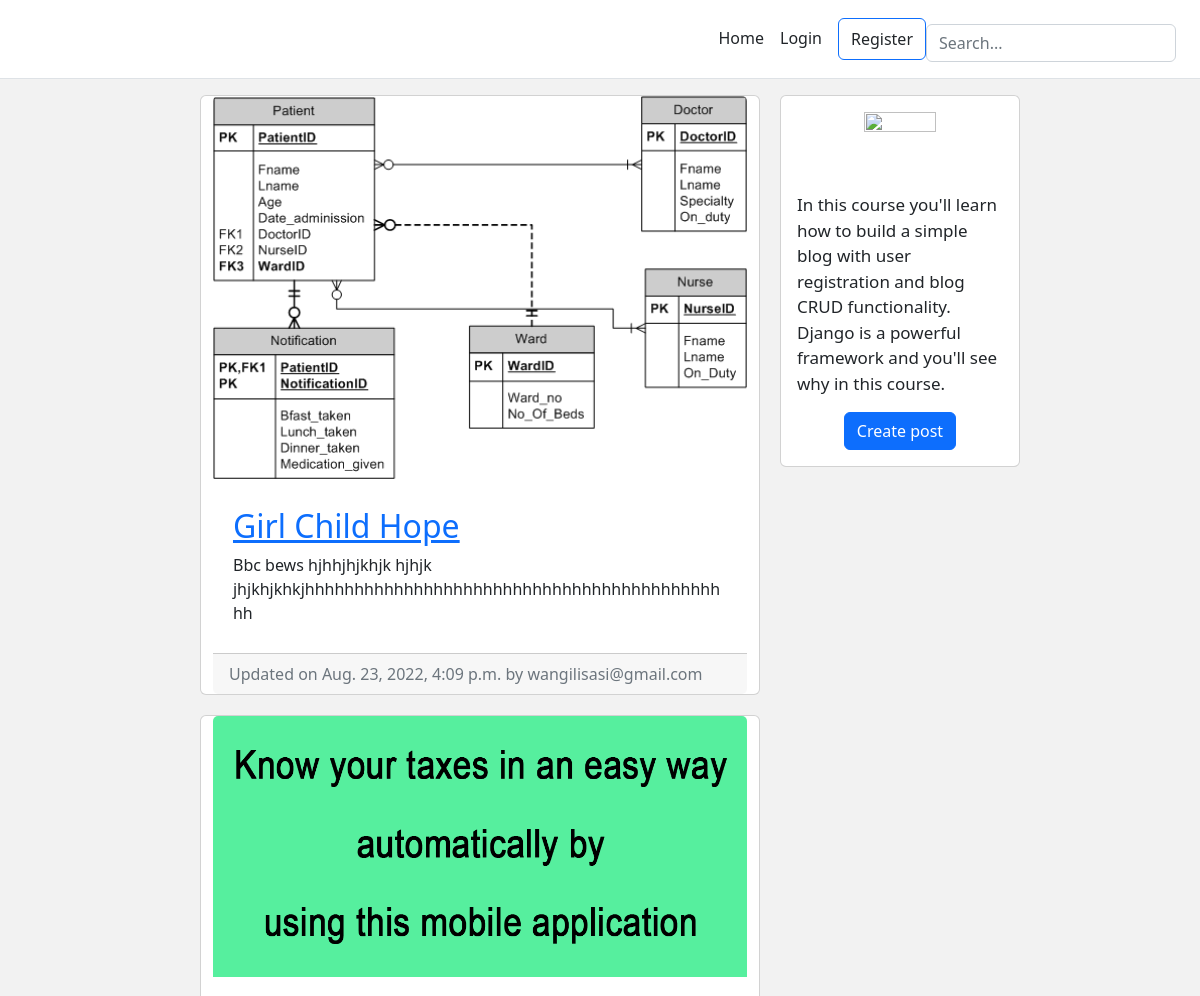
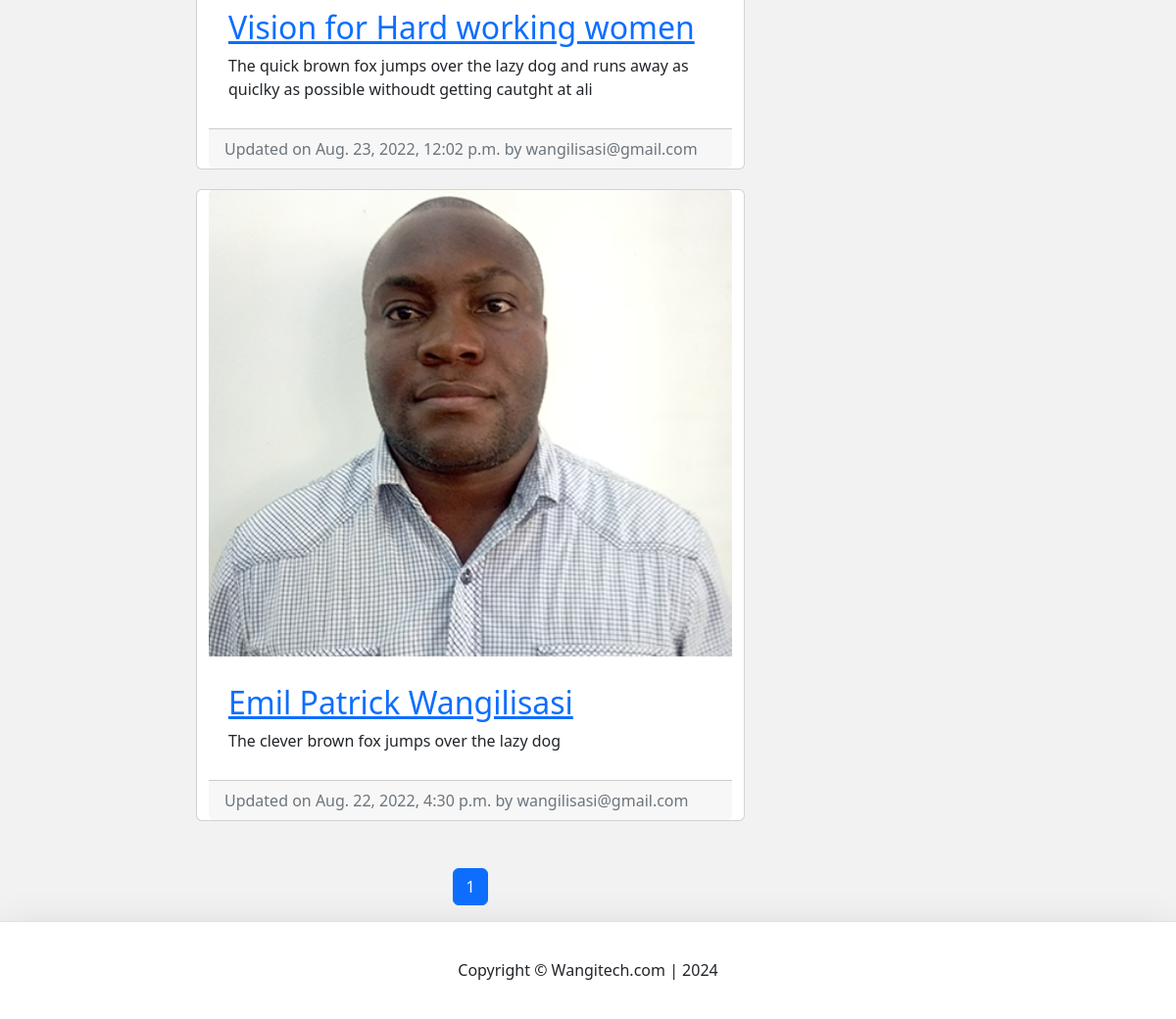
The page / on the database its author committed (2 pictures, top to bottom).
### blog/models.py (models this page shows, shortened)
class BlogPost(models.Model):
    title               =models.CharField(max_length=50, null=False, blank=True)
    body                =models.TextField(max_length=5000, null=False, blank=True)
    image               =models.ImageField(upload_to=upload_location, null=False, blank=True)
    date_published      =models.DateTimeField(auto_now_add=True,verbose_name="date_updated")
    date_updated        =models.DateTimeField(auto_now=True,verbose_name="date_updated")
    author              =models.ForeignKey(settings.AUTH_USER_MODEL,on_delete=models.CASCADE)
    slug                =models.SlugField(blank=True,unique=True)

### account/models.py (models this page shows, shortened)
class Account(AbstractBaseUser):
    email                   = models.EmailField(verbose_name='email',max_length=60,unique=True)
    username                = models.CharField(max_length=30,unique=True)
    date_joined				= models.DateTimeField(verbose_name='date joined', auto_now_add=True)
    last_login				= models.DateTimeField(verbose_name='last login', auto_now=True)
    is_admin		        = models.BooleanField(default=False)
    is_active				= models.BooleanField(default=True)
    is_staff				= models.BooleanField(default=False)
    is_superuser			= models.BooleanField(default=False)
    USERNAME_FIELD='email'
    REQUIRED_FIELDS=['username']
    objects=MyAccountManager()
    def __str__(self):
        return self.email

### personal/views.py (the view)
# urls.py: path('', home_screen_view, name='home'),
def home_screen_view(request):
	context = {}
	query = ""
	query = request.GET.get('q', '')
	context['query'] = str(query)
	print("home_screen_view: " + str(query))
	blog_posts = sorted(get_blog_queryset(query), key=attrgetter('date_updated'), reverse=True)
	page = request.GET.get('page', 1)
	blog_posts_paginator = Paginator(blog_posts, BLOG_POSTS_PER_PAGE)
	try:
		blog_posts = blog_posts_paginator.page(page)
	except PageNotAnInteger:
		blog_posts = blog_posts_paginator.page(BLOG_POSTS_PER_PAGE)
	except EmptyPage:
		blog_posts = blog_posts_paginator.page(blog_posts_paginator.num_pages)
	context['blog_posts'] = blog_posts
	return render(request, "personal/home.html", context)

### blog/views.py (called while the page is built)
def get_blog_queryset(query=None):
    queryset=[]   #Initialize the queyset to an empty list
    queries=query.split(" ")  #exampl if they search python install 2020=>['python','install','2020']
    for q in queries:
        posts=BlogPost.objects.filter(
            Q(title__icontains=q)|Q(body__icontains=q)
        ).distinct()
        for post in posts:
            queryset.append(post)
    return list(set(queryset))  # A set will make sure that its unique

### personal/templates/personal/home.html (shortened to what this page needs)
{% extends 'base.html' %}
{% load static %}
{% block content %}
<div class="container">
	<div class="row">
		<div class="left-column col-lg-7 offset-lg-1">
      {% if blog_posts %}
			  {% for post in blog_posts %}
				  <div class="blog-post-container">
					  {% include 'blog/snippets/blog_post_snippet.html' with blog_post=post %}
				  </div>
			  {% endfor %}
      {% else %}
          <div class="blog-post-container">
            {% include 'blog/snippets/blog_post_snippet.html' with query=query %}
          </div>
      {% endif %}
    {% include 'blog/snippets/blog_post_pagination.html' with blog_posts=blog_posts %}
		</div>
		<div class="right-column col-lg-3 d-lg-flex d-none flex-column">
			<div class="card create-post-bar d-flex flex-column p-3">
				<img class="img-fluid d-block m-auto pb-2" src="{% static 'codingwithmitch_logo.png' %}" width="72" height="72">
				<p class="lead">In this course you'll learn how to build a simple blog with user registration and blog CRUD functionality. Django is a powerful
  					framework and you'll see why in this course.</p>
				<p class="m-auto"><a class="btn btn-primary" href="{% url 'blog:create' %}">Create post</a></p>
			</div>
		</div>
	</div>
</div>
{% endblock content %}

### templates/base.html (shortened to what this page needs)
<!DOCTYPE html>
<html lang="en">
<head>
    {% include 'snippets/header.html' %}
</head>
</head>
<body>
    <div class="main">
        {% block content %}
        {% endblock content %}
    </div>
    {% include 'snippets/footer.html' %}
</body>
</html>

### templates/snippets/header.html (shortened to what this page needs)
<link href="https://cdn.jsdelivr.net/npm/bootstrap@5.2.0/dist/css/bootstrap.min.css" rel="stylesheet">
<div class="d-flex flex-column flex-md-row align-items-center p-3 px-md-4 mb-3 bg-white border-bottom">
    <nav class="d-inline-flex mt-2 mt-md-0 ms-md-auto">
        {% if user.is_authenticated %}
        <a class="me-3 py-2 text-dark text-decoration-none" href="{% url 'home' %}" >Home</a>
        <a class="me-3 py-2 text-dark text-decoration-none" href="{% url 'account' %}">Account</a>
        <a class="me-3 py-2 text-dark text-decoration-none" href="{% url 'logout' %}">Logout</a>
        {% else %}
        <a class="me-3 py-2 text-dark text-decoration-none" href="{% url 'home' %}">Home</a>
        <a class="me-3 py-2 text-dark text-decoration-none" href="{% url 'login' %}">Login</a>
        <a class="btn btn-outline-primary py-2 text-dark text-decoration-none" href="{% url 'register' %}">Register</a>
        {% endif %}
    </nav>
    <div class="search-bar mt-sm-2 mr-2">
      <form onsubmit="return executeQuery();">
        <input type="text" class="form-control" name="q" id="id_q" placeholder="Search...">
      </form>
    </div>
  </div>

### blog/templates/blog/snippets/blog_post_snippet.html (shortened to what this page needs)
{% if blog_post %}
<div class="container">
	<div class="row">
		<div class="card m-auto">
			<a href="{% url 'blog:detail' post.slug %}">
				<img class="card-img-top" src="{{blog_post.image.url}}">
			</a>
			<div class="card-body mt-2 mb-2">
				<a href="{% url 'blog:detail' post.slug %}">
					<h2 class="card-title">{{blog_post.title}}</h2>
				</a>
				<p class="card-text">{{blog_post.body|truncatechars:180}}</p>
			</div>
			<div class="card-footer text-muted">
			  Updated on {{blog_post.date_updated}} by {{blog_post.author}}
			</div>
		</div>
	</div>
</div>
{% endif %}

### blog/templates/blog/snippets/blog_post_pagination.html (shortened to what this page needs)
<div class="d-flex flex-column m-auto pagination mt-5">
    <nav aria-label="Page navigation">
    <ul class="pagination pg-grey justify-content-center">
        {% for i in blog_posts.paginator.page_range %}
            {% if blog_posts.number == i %}
                <li class="page-item active"><a class="page-link">{{ i }}</a></li>
            {% else %}
                <li class="page-item" ><a class="page-link" href="?{% if query %}q={{query}}&{% endif %}page={{ i }}">{{ i }}</a></li>
            {% endif %}
        {% endfor %}
    </ul>
    </nav>
    </div>

### templates/snippets/footer.html (shortened to what this page needs)
<div class="d-flex flex-row align-items-center footer bg-white border-top shadow-lg">
    <p class="m-auto" id="copyright"></p>
</div>

### templates/snippets/header.html (style rules this page uses)
.container { max-width: 960px; }
.search-bar { max-width: 250px; width: 100%; }

### templates/snippets/base_css.html (style rules this page uses)
body { background-color: #f2f2f2; }

### templates/base.html (style rules this page uses)
.main { min-height:100vh; height:100%; }

### personal/templates/personal/home.html (style rules this page uses)
@media (min-width: 768px) { .right-column { margin-left: 20px; } }
.blog-post-container { margin-bottom: 20px; width: 100%; }
.create-post-bar { background-color: #fff; margin-bottom:20px; }
.left-column { padding:0px; }
.right-column { padding:0px; }
.lead { font-size: 17px; }

### blog/templates/blog/snippets/blog_post_snippet.html (style rules this page uses)
.card { max-width: 700px; width: 100%; }
.card-body { padding: 20px; }

### templates/snippets/footer.html (style rules this page uses)
.footer { min-height:100px; }

### rows shown on the page
BlogPost: image (picture), title "Girl Child Hope", body "Bbc bews hjhhjhjkhjk hjhjk jhjkhjkhkjhhhhhhhhhhhhhhhhhhhhhhhhhhhhhhhhhhhhhhhhhhhh", date_updated "Aug. 23, 2022, 4:09 p.m.", author "wangilisasi@gmail.com"
BlogPost: image (picture), title "Vision for Hard working women", body "The quick brown fox jumps over the lazy dog and runs away as quiclky as possible withoudt getting cautght at ali", date_updated "Aug. 23, 2022, 12:02 p.m.", author "wangilisasi@gmail.com"
BlogPost: image (picture), title "Emil Patrick Wangilisasi", body "The clever brown fox jumps over the lazy dog", date_updated "Aug. 22, 2022, 4:30 p.m.", author "wangilisasi@gmail.com"

### other values the page prints
{{ i }} "1"
